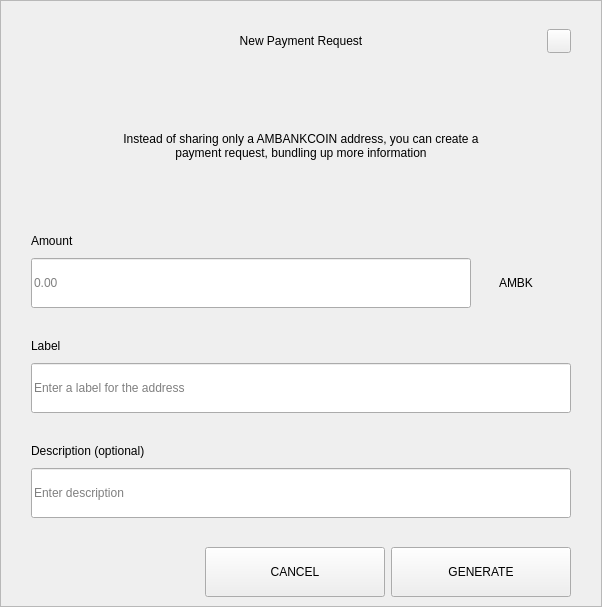
<?xml version="1.0" encoding="UTF-8"?>
<ui version="4.0">
 <class>RequestDialog</class>
 <widget class="QDialog" name="RequestDialog">
  <property name="geometry">
   <rect>
    <x>0</x>
    <y>0</y>
    <width>602</width>
    <height>607</height>
   </rect>
  </property>
  <property name="windowTitle">
   <string>Dialog</string>
  </property>
  <layout class="QVBoxLayout" name="verticalLayout_5">
   <property name="spacing">
    <number>0</number>
   </property>
   <property name="leftMargin">
    <number>0</number>
   </property>
   <property name="topMargin">
    <number>0</number>
   </property>
   <property name="rightMargin">
    <number>0</number>
   </property>
   <property name="bottomMargin">
    <number>0</number>
   </property>
   <item>
    <widget class="QFrame" name="frame">
     <property name="styleSheet">
      <string notr="true"/>
     </property>
     <property name="frameShape">
      <enum>QFrame::StyledPanel</enum>
     </property>
     <property name="frameShadow">
      <enum>QFrame::Raised</enum>
     </property>
     <layout class="QVBoxLayout" name="verticalLayout_4" stretch="1,0,0">
      <property name="spacing">
       <number>0</number>
      </property>
      <property name="leftMargin">
       <number>30</number>
      </property>
      <property name="topMargin">
       <number>20</number>
      </property>
      <property name="rightMargin">
       <number>30</number>
      </property>
      <property name="bottomMargin">
       <number>0</number>
      </property>
      <item>
       <layout class="QHBoxLayout" name="horizontalLayout_3">
        <property name="spacing">
         <number>0</number>
        </property>
        <item>
         <spacer name="horizontalSpacer_21">
          <property name="orientation">
           <enum>Qt::Horizontal</enum>
          </property>
          <property name="sizeHint" stdset="0">
           <size>
            <width>40</width>
            <height>20</height>
           </size>
          </property>
         </spacer>
        </item>
        <item>
         <widget class="QLabel" name="labelTitle">
          <property name="minimumSize">
           <size>
            <width>0</width>
            <height>40</height>
           </size>
          </property>
          <property name="maximumSize">
           <size>
            <width>16777215</width>
            <height>40</height>
           </size>
          </property>
          <property name="styleSheet">
           <string notr="true">padding-left:24px;</string>
          </property>
          <property name="text">
           <string>New Payment Request</string>
          </property>
          <property name="alignment">
           <set>Qt::AlignCenter</set>
          </property>
          <property name="margin">
           <number>7</number>
          </property>
         </widget>
        </item>
        <item>
         <spacer name="horizontalSpacer">
          <property name="orientation">
           <enum>Qt::Horizontal</enum>
          </property>
          <property name="sizeHint" stdset="0">
           <size>
            <width>40</width>
            <height>20</height>
           </size>
          </property>
         </spacer>
        </item>
        <item>
         <widget class="QPushButton" name="btnEsc">
          <property name="minimumSize">
           <size>
            <width>24</width>
            <height>24</height>
           </size>
          </property>
          <property name="maximumSize">
           <size>
            <width>24</width>
            <height>24</height>
           </size>
          </property>
          <property name="focusPolicy">
           <enum>Qt::NoFocus</enum>
          </property>
          <property name="text">
           <string/>
          </property>
         </widget>
        </item>
       </layout>
      </item>
      <item>
       <widget class="QStackedWidget" name="stack">
        <property name="minimumSize">
         <size>
          <width>540</width>
          <height>0</height>
         </size>
        </property>
        <property name="maximumSize">
         <size>
          <width>540</width>
          <height>16777215</height>
         </size>
        </property>
        <property name="currentIndex">
         <number>0</number>
        </property>
        <widget class="QWidget" name="page_1">
         <property name="minimumSize">
          <size>
           <width>540</width>
           <height>0</height>
          </size>
         </property>
         <property name="maximumSize">
          <size>
           <width>540</width>
           <height>16777215</height>
          </size>
         </property>
         <layout class="QVBoxLayout" name="layout1">
          <property name="spacing">
           <number>0</number>
          </property>
          <property name="leftMargin">
           <number>0</number>
          </property>
          <property name="topMargin">
           <number>0</number>
          </property>
          <property name="rightMargin">
           <number>0</number>
          </property>
          <property name="bottomMargin">
           <number>0</number>
          </property>
          <item>
           <spacer name="verticalSpacer_21">
            <property name="orientation">
             <enum>Qt::Vertical</enum>
            </property>
            <property name="sizeType">
             <enum>QSizePolicy::Fixed</enum>
            </property>
            <property name="sizeHint" stdset="0">
             <size>
              <width>20</width>
              <height>30</height>
             </size>
            </property>
           </spacer>
          </item>
          <item alignment="Qt::AlignHCenter">
           <widget class="QLabel" name="labelMessage">
            <property name="minimumSize">
             <size>
              <width>400</width>
              <height>50</height>
             </size>
            </property>
            <property name="text">
             <string>Instead of sharing only a AMBANKCOIN address, you can create a payment request, bundling up more information</string>
            </property>
            <property name="alignment">
             <set>Qt::AlignCenter</set>
            </property>
            <property name="wordWrap">
             <bool>true</bool>
            </property>
           </widget>
          </item>
          <item alignment="Qt::AlignBottom">
           <widget class="QWidget" name="containerAmount" native="true">
            <layout class="QVBoxLayout" name="verticalLayout">
             <property name="spacing">
              <number>9</number>
             </property>
             <property name="leftMargin">
              <number>0</number>
             </property>
             <property name="topMargin">
              <number>0</number>
             </property>
             <property name="rightMargin">
              <number>0</number>
             </property>
             <property name="bottomMargin">
              <number>0</number>
             </property>
             <item>
              <widget class="QLabel" name="labelSubtitleAmount">
               <property name="minimumSize">
                <size>
                 <width>350</width>
                 <height>16</height>
                </size>
               </property>
               <property name="maximumSize">
                <size>
                 <width>16777215</width>
                 <height>16</height>
                </size>
               </property>
               <property name="text">
                <string>Amount</string>
               </property>
              </widget>
             </item>
             <item alignment="Qt::AlignTop">
              <widget class="QWidget" name="layoutAmount" native="true">
               <layout class="QHBoxLayout" name="horizontalLayout" stretch="2,0">
                <property name="spacing">
                 <number>0</number>
                </property>
                <property name="leftMargin">
                 <number>0</number>
                </property>
                <property name="topMargin">
                 <number>0</number>
                </property>
                <property name="rightMargin">
                 <number>0</number>
                </property>
                <property name="bottomMargin">
                 <number>0</number>
                </property>
                <item>
                 <widget class="QLineEdit" name="lineEditAmount">
                  <property name="minimumSize">
                   <size>
                    <width>0</width>
                    <height>50</height>
                   </size>
                  </property>
                  <property name="maximumSize">
                   <size>
                    <width>16777215</width>
                    <height>50</height>
                   </size>
                  </property>
                  <property name="placeholderText">
                   <string notr="true">0.00</string>
                  </property>
                 </widget>
                </item>
                <item>
                 <widget class="QWidget" name="comboContainer" native="true">
                  <property name="minimumSize">
                   <size>
                    <width>100</width>
                    <height>50</height>
                   </size>
                  </property>
                  <property name="maximumSize">
                   <size>
                    <width>16777215</width>
                    <height>50</height>
                   </size>
                  </property>
                  <layout class="QHBoxLayout" name="horizontalLayout_31">
                   <property name="spacing">
                    <number>0</number>
                   </property>
                   <property name="leftMargin">
                    <number>0</number>
                   </property>
                   <property name="topMargin">
                    <number>0</number>
                   </property>
                   <property name="rightMargin">
                    <number>10</number>
                   </property>
                   <property name="bottomMargin">
                    <number>0</number>
                   </property>
                   <item>
                    <widget class="QLabel" name="comboBoxCoin">
                     <property name="text">
                      <string>AMBK</string>
                     </property>
                     <property name="alignment">
                      <set>Qt::AlignCenter</set>
                     </property>
                    </widget>
                   </item>
                  </layout>
                 </widget>
                </item>
               </layout>
              </widget>
             </item>
            </layout>
           </widget>
          </item>
          <item>
           <spacer name="verticalSpacer_31">
            <property name="orientation">
             <enum>Qt::Vertical</enum>
            </property>
            <property name="sizeType">
             <enum>QSizePolicy::Fixed</enum>
            </property>
            <property name="sizeHint" stdset="0">
             <size>
              <width>20</width>
              <height>30</height>
             </size>
            </property>
           </spacer>
          </item>
          <item>
           <layout class="QVBoxLayout" name="verticalLayoutLabel">
            <property name="spacing">
             <number>9</number>
            </property>
            <item>
             <widget class="QLabel" name="labelSubtitleLabel">
              <property name="minimumSize">
               <size>
                <width>0</width>
                <height>16</height>
               </size>
              </property>
              <property name="maximumSize">
               <size>
                <width>16777215</width>
                <height>16</height>
               </size>
              </property>
              <property name="text">
               <string>Label</string>
              </property>
             </widget>
            </item>
            <item>
             <widget class="QLineEdit" name="lineEditLabel">
              <property name="minimumSize">
               <size>
                <width>0</width>
                <height>50</height>
               </size>
              </property>
              <property name="maximumSize">
               <size>
                <width>16777215</width>
                <height>50</height>
               </size>
              </property>
              <property name="placeholderText">
               <string>Enter a label for the address</string>
              </property>
             </widget>
            </item>
           </layout>
          </item>
          <item>
           <spacer name="verticalSpacer_34">
            <property name="orientation">
             <enum>Qt::Vertical</enum>
            </property>
            <property name="sizeType">
             <enum>QSizePolicy::Fixed</enum>
            </property>
            <property name="sizeHint" stdset="0">
             <size>
              <width>20</width>
              <height>30</height>
             </size>
            </property>
           </spacer>
          </item>
          <item>
           <layout class="QVBoxLayout" name="verticalLayoutDescription">
            <property name="spacing">
             <number>9</number>
            </property>
            <item>
             <widget class="QLabel" name="labelSubtitleDescription">
              <property name="minimumSize">
               <size>
                <width>0</width>
                <height>16</height>
               </size>
              </property>
              <property name="maximumSize">
               <size>
                <width>16777215</width>
                <height>16</height>
               </size>
              </property>
              <property name="text">
               <string>Description (optional)</string>
              </property>
             </widget>
            </item>
            <item>
             <widget class="QLineEdit" name="lineEditDescription">
              <property name="minimumSize">
               <size>
                <width>0</width>
                <height>50</height>
               </size>
              </property>
              <property name="maximumSize">
               <size>
                <width>16777215</width>
                <height>50</height>
               </size>
              </property>
              <property name="placeholderText">
               <string>Enter description</string>
              </property>
             </widget>
            </item>
            <item>
             <spacer name="verticalSpacer_4">
              <property name="orientation">
               <enum>Qt::Vertical</enum>
              </property>
              <property name="sizeType">
               <enum>QSizePolicy::Fixed</enum>
              </property>
              <property name="sizeHint" stdset="0">
               <size>
                <width>20</width>
                <height>20</height>
               </size>
              </property>
             </spacer>
            </item>
           </layout>
          </item>
         </layout>
        </widget>
        <widget class="QWidget" name="page_2">
         <layout class="QVBoxLayout" name="layout2">
          <item>
           <spacer name="verticalSpacer_5">
            <property name="orientation">
             <enum>Qt::Vertical</enum>
            </property>
            <property name="sizeType">
             <enum>QSizePolicy::Fixed</enum>
            </property>
            <property name="sizeHint" stdset="0">
             <size>
              <width>20</width>
              <height>50</height>
             </size>
            </property>
           </spacer>
          </item>
          <item alignment="Qt::AlignHCenter">
           <widget class="QLabel" name="labelQrImg">
            <property name="minimumSize">
             <size>
              <width>260</width>
              <height>260</height>
             </size>
            </property>
            <property name="maximumSize">
             <size>
              <width>260</width>
              <height>260</height>
             </size>
            </property>
            <property name="text">
             <string/>
            </property>
            <property name="alignment">
             <set>Qt::AlignCenter</set>
            </property>
           </widget>
          </item>
          <item>
           <spacer name="verticalSpacer_2">
            <property name="orientation">
             <enum>Qt::Vertical</enum>
            </property>
            <property name="sizeType">
             <enum>QSizePolicy::Fixed</enum>
            </property>
            <property name="sizeHint" stdset="0">
             <size>
              <width>20</width>
              <height>30</height>
             </size>
            </property>
           </spacer>
          </item>
          <item alignment="Qt::AlignHCenter">
           <widget class="QLabel" name="labelAddress">
            <property name="text">
             <string>D7VFR83SQbiezrW72hjcWJtcfip5krte2Z </string>
            </property>
           </widget>
          </item>
          <item>
           <spacer name="verticalSpacer_32">
            <property name="orientation">
             <enum>Qt::Vertical</enum>
            </property>
            <property name="sizeType">
             <enum>QSizePolicy::Expanding</enum>
            </property>
            <property name="sizeHint" stdset="0">
             <size>
              <width>20</width>
              <height>20</height>
             </size>
            </property>
           </spacer>
          </item>
          <item>
           <layout class="QHBoxLayout" name="horizontal">
            <property name="leftMargin">
             <number>20</number>
            </property>
            <property name="rightMargin">
             <number>20</number>
            </property>
            <property name="bottomMargin">
             <number>20</number>
            </property>
            <item>
             <spacer name="horizontalSpacer_4">
              <property name="orientation">
               <enum>Qt::Horizontal</enum>
              </property>
              <property name="sizeHint" stdset="0">
               <size>
                <width>40</width>
                <height>20</height>
               </size>
              </property>
             </spacer>
            </item>
            <item>
             <widget class="QPushButton" name="btnCopyAddress">
              <property name="minimumSize">
               <size>
                <width>180</width>
                <height>50</height>
               </size>
              </property>
              <property name="text">
               <string>COPY ADDRESS</string>
              </property>
             </widget>
            </item>
            <item>
             <widget class="QPushButton" name="btnCopyUrl">
              <property name="minimumSize">
               <size>
                <width>180</width>
                <height>50</height>
               </size>
              </property>
              <property name="text">
               <string>COPY URL</string>
              </property>
             </widget>
            </item>
            <item>
             <spacer name="horizontalSpacer_2">
              <property name="orientation">
               <enum>Qt::Horizontal</enum>
              </property>
              <property name="sizeHint" stdset="0">
               <size>
                <width>40</width>
                <height>20</height>
               </size>
              </property>
             </spacer>
            </item>
           </layout>
          </item>
         </layout>
        </widget>
       </widget>
      </item>
      <item>
       <widget class="QWidget" name="buttonsStack" native="true">
        <layout class="QHBoxLayout" name="horizontalLayout_5">
         <property name="leftMargin">
          <number>20</number>
         </property>
         <property name="rightMargin">
          <number>0</number>
         </property>
         <item>
          <spacer name="horizontalSpacer_41">
           <property name="orientation">
            <enum>Qt::Horizontal</enum>
           </property>
           <property name="sizeHint" stdset="0">
            <size>
             <width>40</width>
             <height>20</height>
            </size>
           </property>
          </spacer>
         </item>
         <item>
          <widget class="QPushButton" name="btnCancel">
           <property name="minimumSize">
            <size>
             <width>180</width>
             <height>50</height>
            </size>
           </property>
           <property name="focusPolicy">
            <enum>Qt::NoFocus</enum>
           </property>
           <property name="text">
            <string>CANCEL</string>
           </property>
          </widget>
         </item>
         <item>
          <widget class="QPushButton" name="btnSave">
           <property name="minimumSize">
            <size>
             <width>180</width>
             <height>50</height>
            </size>
           </property>
           <property name="focusPolicy">
            <enum>Qt::NoFocus</enum>
           </property>
           <property name="text">
            <string>GENERATE</string>
           </property>
          </widget>
         </item>
        </layout>
       </widget>
      </item>
     </layout>
    </widget>
   </item>
  </layout>
 </widget>
 <resources/>
 <connections/>
</ui>
